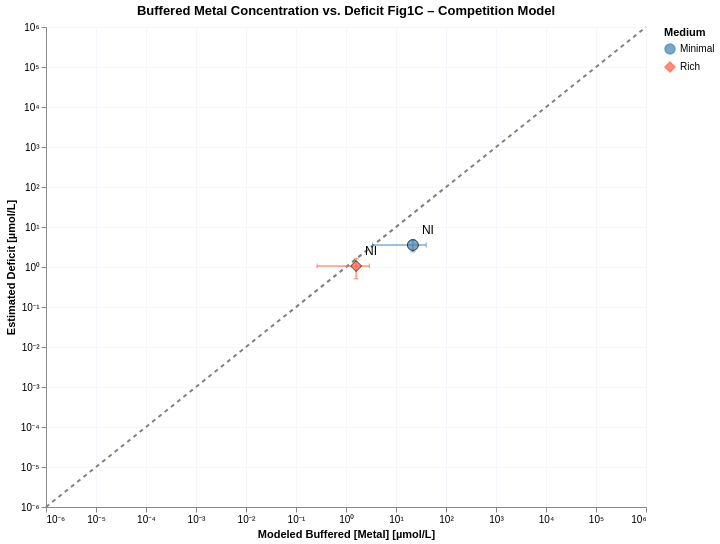

Notebook cell for this chart:
### Markdown cell above
### Plot 9 - Scatter for just NI Model versus Deficit & Model versus Measured. Minimal and Rich Media. Competition model. With STD error bars.

### Code cell
plot_df_comp = build_plot_df(
    est_competition_minimal_lb, est_competition_minimal_ub,
    est_competition_rich_lb,    est_competition_rich_ub,
    deficit_minimal, deficit_rich,
)

df = pl.from_pandas(plot_df_comp).with_columns([
    (pl.col("est_buf_center_M") * 1e6).alias("x_uM"),
    (pl.col("est_buf_lb_M")     * 1e6).alias("x_lb_uM"),
    (pl.col("est_buf_ub_M")     * 1e6).alias("x_ub_uM"),
    (pl.col("deficit_M")        * 1e6).alias("y_uM"),
    (pl.col("deficit_M_err")    * 1e6).alias("y_err_uM"),
])

DOMAIN_MIN = 1e-7   # just below your domain floor of 1e-6

df = df.with_columns([
    pl.max_horizontal(
        pl.col("y_uM") - pl.col("y_err_uM"),
        pl.lit(DOMAIN_MIN)
    ).alias("y_lo_uM"),
    (pl.col("y_uM") + pl.col("y_err_uM")).alias("y_hi_uM"),
])

df = df.filter(pl.col("Element") == "NI")

base = alt.Chart(df).encode(
)
x_scale = alt.Scale(type="log", domain=[1e-6, 1e6])
y_scale = alt.Scale(type="log", domain=[1e-6, 1e6])

_ax_x = alt.Axis(labelExpr=_log_label_unicode, title="Modeled Buffered [Metal] [µmol/L]")
_ax_y = alt.Axis(labelExpr=_log_label_unicode, title="Estimated Deficit [µmol/L]")

ref_line = alt.Chart(ref_df).mark_line(strokeDash=[4,4], color="gray").encode(
    x=alt.X("v:Q", scale=x_scale, axis=_ax_x),
    y=alt.Y("v:Q", scale=y_scale, axis=_ax_y),
)
x_bars = base.mark_errorbar(ticks=True).encode(
    x=alt.X("x_lb_uM:Q", scale=x_scale, title=""),
    x2="x_ub_uM:Q",
    y=alt.Y("y_uM:Q", scale=y_scale),
    color="Medium:N",
)
y_bars = base.mark_errorbar(ticks=True, clip=True).encode(
    x=alt.X("x_uM:Q"),
    y=alt.Y("y_lo_uM:Q",  scale=y_scale, title=''),   # explicit log scale + clamped lower
    y2=alt.Y2("y_hi_uM:Q"),
    color="Medium:N",
)
points = base.mark_point(filled=True, size=120, stroke='black', strokeWidth=1).encode(
    x=alt.X("x_uM:Q", scale=x_scale, axis=_ax_x),
    y=alt.Y("y_uM:Q", scale=y_scale, axis=_ax_y),
    color=alt.Color("Medium:N",
        scale=alt.Scale(domain=["Minimal","Rich"], range=["steelblue","tomato"])),
    shape=alt.Shape("Medium:N",
        scale=alt.Scale(domain=["Minimal","Rich"], range=["circle","diamond"])),
)
# 5. Text labels
labels = base.mark_text(dx=15, dy=-15, fontSize=12).encode(
    x=alt.X("x_uM:Q", scale=alt.Scale(type="log")),
    y=alt.Y("y_uM:Q", scale=alt.Scale(type="log")),
    text="Element:N",
)
chart = (ref_line + x_bars + y_bars + points + labels).properties(
    width=600, height=480,
    title="Buffered Metal Concentration vs. Deficit Fig1C – Competition Model"
).configure_axis(gridColor='#f3f6fa')
# chart.save('notebooks/cofactors/buffer_figures/NI_buffered_metal_vs_deficit_competition.svg')
chart

### Figure 1 — Vega-Lite specification as saved in the notebook (floating-point values rounded to 4 significant figures)
{"config": {"view": {"continuousWidth": 300, "continuousHeight": 300}, "axis": {"gridColor": "#f3f6fa"}}, "layer": [{"data": {"name": "data-1c3ca3cce69c13645fce19fabe446275"}, "mark": {"type": "line", "color": "gray", "strokeDash": [4, 4]}, "encoding": {"x": {"axis": {"labelExpr": "datum.value > 0 ? '10' + replace(replace(replace(replace(replace(replace(replace(replace(replace(replace(replace('' + round(log(datum.value)/LN10), '-','⁻'),'0','⁰'),'1','¹'),'2','²'),'3','³'),'4','⁴'),'5','⁵'),'6','⁶'),'7','⁷'),'8','⁸'),'9','⁹') : '0'", "title": "Modeled Buffered [Metal] [µmol/L]"}, "field": "v", "scale": {"domain": [1e-06, 1000000.0], "type": "log"}, "type": "quantitative"}, "y": {"axis": {"labelExpr": "datum.value > 0 ? '10' + replace(replace(replace(replace(replace(replace(replace(replace(replace(replace(replace('' + round(log(datum.value)/LN10), '-','⁻'),'0','⁰'),'1','¹'),'2','²'),'3','³'),'4','⁴'),'5','⁵'),'6','⁶'),'7','⁷'),'8','⁸'),'9','⁹') : '0'", "title": "Estimated Deficit [µmol/L]"}, "field": "v", "scale": {"domain": [1e-06, 1000000.0], "type": "log"}, "type": "quantitative"}}}, {"data": {"name": "data-eaba24eac7b3e6144782eb3705ca2bd4"}, "mark": {"type": "errorbar", "ticks": true}, "encoding": {"color": {"field": "Medium", "type": "nominal"}, "x": {"field": "x_lb_uM", "scale": {"domain": [1e-06, 1000000.0], "type": "log"}, "title": "", "type": "quantitative"}, "x2": {"field": "x_ub_uM"}, "y": {"field": "y_uM", "scale": {"domain": [1e-06, 1000000.0], "type": "log"}, "type": "quantitative"}}}, {"data": {"name": "data-eaba24eac7b3e6144782eb3705ca2bd4"}, "mark": {"type": "errorbar", "clip": true, "ticks": true}, "encoding": {"color": {"field": "Medium", "type": "nominal"}, "x": {"field": "x_uM", "type": "quantitative"}, "y": {"field": "y_lo_uM", "scale": {"domain": [1e-06, 1000000.0], "type": "log"}, "title": "", "type": "quantitative"}, "y2": {"field": "y_hi_uM"}}}, {"data": {"name": "data-eaba24eac7b3e6144782eb3705ca2bd4"}, "mark": {"type": "point", "filled": true, "size": 120, "stroke": "black", "strokeWidth": 1}, "encoding": {"color": {"field": "Medium", "scale": {"domain": ["Minimal", "Rich"], "range": ["steelblue", "tomato"]}, "type": "nominal"}, "shape": {"field": "Medium", "scale": {"domain": ["Minimal", "Rich"], "range": ["circle", "diamond"]}, "type": "nominal"}, "x": {"axis": {"labelExpr": "datum.value > 0 ? '10' + replace(replace(replace(replace(replace(replace(replace(replace(replace(replace(replace('' + round(log(datum.value)/LN10), '-','⁻'),'0','⁰'),'1','¹'),'2','²'),'3','³'),'4','⁴'),'5','⁵'),'6','⁶'),'7','⁷'),'8','⁸'),'9','⁹') : '0'", "title": "Modeled Buffered [Metal] [µmol/L]"}, "field": "x_uM", "scale": {"domain": [1e-06, 1000000.0], "type": "log"}, "type": "quantitative"}, "y": {"axis": {"labelExpr": "datum.value > 0 ? '10' + replace(replace(replace(replace(replace(replace(replace(replace(replace(replace(replace('' + round(log(datum.value)/LN10), '-','⁻'),'0','⁰'),'1','¹'),'2','²'),'3','³'),'4','⁴'),'5','⁵'),'6','⁶'),'7','⁷'),'8','⁸'),'9','⁹') : '0'", "title": "Estimated Deficit [µmol/L]"}, "field": "y_uM", "scale": {"domain": [1e-06, 1000000.0], "type": "log"}, "type": "quantitative"}}}, {"data": {"name": "data-eaba24eac7b3e6144782eb3705ca2bd4"}, "mark": {"type": "text", "dx": 15, "dy": -15, "fontSize": 12}, "encoding": {"text": {"field": "Element", "type": "nominal"}, "x": {"field": "x_uM", "scale": {"type": "log"}, "type": "quantitative"}, "y": {"field": "y_uM", "scale": {"type": "log"}, "type": "quantitative"}}}], "height": 480, "title": "Buffered Metal Concentration vs. Deficit Fig1C – Competition Model", "width": 600, "$schema": "https://vega.github.io/schema/vega-lite/v5.20.1.json", "datasets": {"data-1c3ca3cce69c13645fce19fabe446275": [{"v": 1e-06}, {"v": 1000000.0}], "data-eaba24eac7b3e6144782eb3705ca2bd4": [{"Medium": "Minimal", "Element": "NI", "est_buf_lb_M": 3.388e-06, "est_buf_ub_M": 4.014e-05, "est_buf_center_M": 2.176e-05, "deficit_M": 3.546e-06, "deficit_M_err": 1.154e-06, "x_uM": 21.76, "x_lb_uM": 3.388, "x_ub_uM": 40.14, "y_uM": 3.546, "y_err_uM": 1.154, "y_lo_uM": 2.392, "y_hi_uM": 4.7}, {"Medium": "Rich", "Element": "NI", "est_buf_lb_M": 2.641e-07, "est_buf_ub_M": 2.922e-06, "est_buf_center_M": 1.593e-06, "deficit_M": 1.057e-06, "deficit_M_err": 5.487e-07, "x_uM": 1.593, "x_lb_uM": 0.2641, "x_ub_uM": 2.922, "y_uM": 1.057, "y_err_uM": 0.5487, "y_lo_uM": 0.5079, "y_hi_uM": 1.605}]}}
